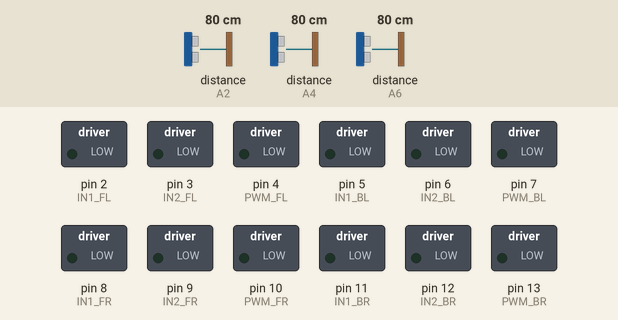
Recording of a sketch running on a simulated Arduino Nano, built with avr-gcc and run on an emulated ATmega328P. On the bench: switched loads named in the sketch (green lamp = pin HIGH). Wiring (inferred from the names in the program): 3 × ultrasonic range finder: trigger A1, echo A2 / trigger A3, echo A4 / trigger A5, echo A6. Dashed ring = blinking. The test bench sets the inputs (shaded band); at power-on: distance to the obstacle (sensors on A2, A4, A6) 80 cm. The echo pulse lasts 58.3 µs per cm; pins used as bus, display or sensor lines are not drawn.

Above: at 1.8 s.
1.9 s: distance to the obstacle (sensor on A2) set to 34 cm
3.4 s: distance to the obstacle (sensor on A2) set to 28 cm
At 4.1 s:
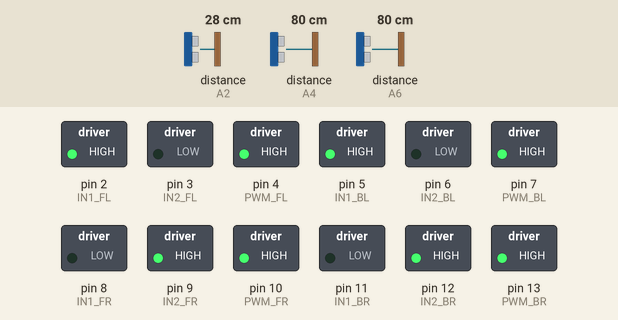
6.5 s: distance to the obstacle (sensor on A4) set to 33 cm
9.6 s: distance to the obstacle (sensor on A4) set to 28 cm
At 11.4 s:
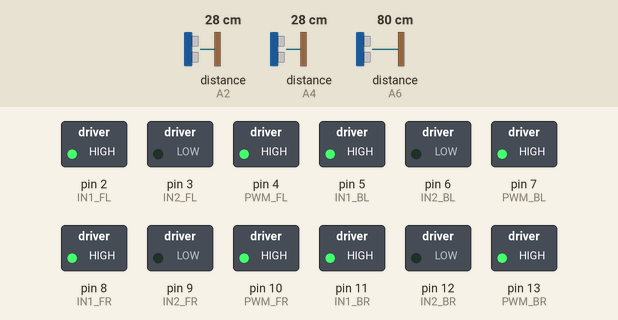
11.7 s: distance to the obstacle (sensor on A4) set to 35 cm
At 14.6 s:
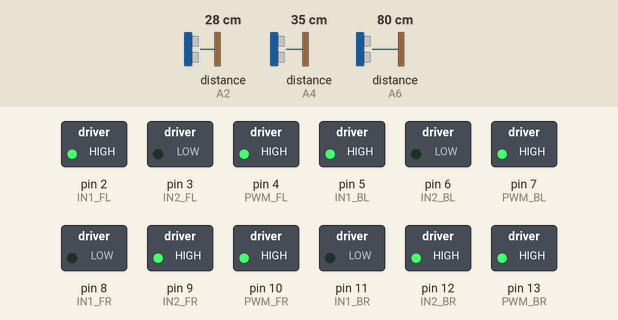
14.8 s: distance to the obstacle (sensor on A4) set to 2 cm
At 16.2 s:
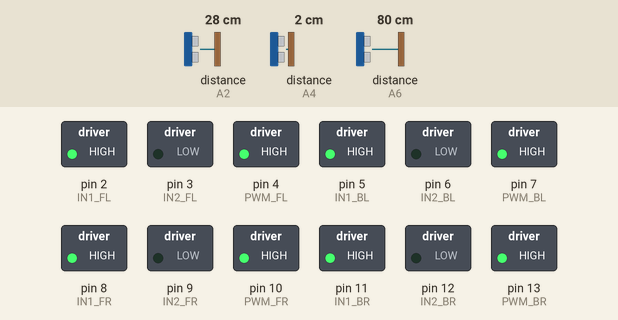
Timing chart, 0 to 17.8 s (numbered marks = the images above; inputs shaded):
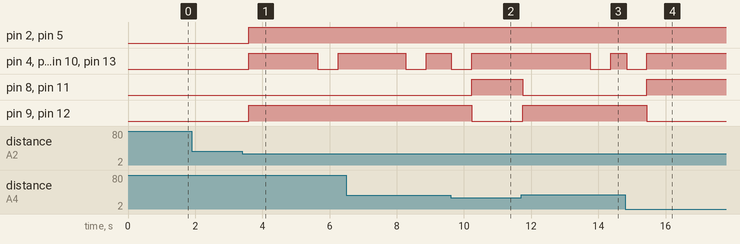

Measured:
- the behaviour switches between 31 and 30 cm on distance to the obstacle (sensor on A2) (found by bisection; images 0 and 1)
- the behaviour switches between 31 and 30 cm on distance to the obstacle (sensor on A4) (found by bisection; images 1 and 2)
- after the input at 1.9 s, every drawn part: stays the same
- after the input at 3.4 s, pin 2 (IN1_FL), pin 5 (IN1_BL), pin 9 (IN2_FR), pin 12 (IN2_BR): LOW → HIGH after 0.20 s; pin 4 (PWM_FL), pin 7 (PWM_BL), pin 10 (PWM_FR), pin 13 (PWM_BR): LOW → HIGH after 0.20 s, → LOW 2.0 s later, → HIGH 0.61 s later
- after the input at 9.6 s, pin 8 (IN1_FR), pin 11 (IN1_BR): LOW → HIGH after 0.63 s; pin 9 (IN2_FR), pin 12 (IN2_BR): HIGH → LOW after 0.63 s
- after the input at 11.7 s, pin 4 (PWM_FL), pin 7 (PWM_BL), pin 10 (PWM_FR), pin 13 (PWM_BR): HIGH → LOW after 2.1 s, → HIGH 0.61 s later; pin 8 (IN1_FR), pin 11 (IN1_BR): HIGH → LOW after 0.05 s; pin 9 (IN2_FR), pin 12 (IN2_BR): LOW → HIGH after 0.05 s
- after the input at 14.8 s, pin 8 (IN1_FR), pin 11 (IN1_BR): LOW → HIGH after 0.65 s; pin 9 (IN2_FR), pin 12 (IN2_BR): HIGH → LOW after 0.65 s

The sketch:

sumobot.ino
```cpp
#include <Arduino.h>

// pin_init_left
const int IN1_FL = 2;
const int IN2_FL = 3;

const int PWM_FL = 4;

const int IN1_BL = 5;
const int IN2_BL = 6;
const int PWM_BL = 7;

// pin_init_right
const int IN1_FR = 8;
const int IN2_FR = 9;
const int PWM_FR = 10;

const int IN1_BR = 11;
const int IN2_BR = 12;
const int PWM_BR = 13;

// ultrasonic_init
const int trigPins[3] = {A1, A3, A5};
const int echoPins[3] = {A2, A4, A6};
const int numSensors = 3;
const int detectionThreshold = 30; // cm

// motor_init
int motorSpeed = 255; // 0–255

unsigned long lastActionTime = 0;
unsigned long cooldown = 500;

void setup() {
  Serial.begin(9600);

  // Set motor pins as output
  int motorPins[] = {
    IN1_FL, IN2_FL, PWM_FL,
    IN1_BL, IN2_BL, PWM_BL,
    IN1_FR, IN2_FR, PWM_FR,
    IN1_BR, IN2_BR, PWM_BR
  };

  for (int i = 0; i < 12; i++) {
    pinMode(motorPins[i], OUTPUT);
    digitalWrite(motorPins[i], LOW);
  }

  // Ultrasonic
  for (int i = 0; i < numSensors; i++) {
    pinMode(trigPins[i], OUTPUT);
    pinMode(echoPins[i], INPUT);
  }

  stopAll();
}

void loop() {
  unsigned long now = millis();
  if (now - lastActionTime < cooldown) return;

  long distances[3];
  for (int i = 0; i < numSensors; i++) {
    distances[i] = readUltrasonic(trigPins[i], echoPins[i]);
  }

  if (distances[1] > 0 && distances[1] < detectionThreshold) {
    moveForward();
  } else if (distances[0] > 0 && distances[0] < detectionThreshold) {
    turnUntilCenterSeesOpponent(moveRight);
  } else if (distances[2] > 0 && distances[2] < detectionThreshold) {
    turnUntilCenterSeesOpponent(moveLeft);
  } else {
    stopAll();
  }

  lastActionTime = millis();
  delay(100);
}

void turnUntilCenterSeesOpponent(void (*turnFunc)()) {
  unsigned long start = millis();
  while (true) {
    turnFunc();
    long centerDist = readUltrasonic(trigPins[1], echoPins[1]);
    if (centerDist > 0 && centerDist < detectionThreshold) break;
    if (millis() - start > 2000) break;
    delay(50);
  }
  stopAll();
  delay(100);
}


void moveForward() {
  // front_left
  digitalWrite(IN1_FL, HIGH);
  digitalWrite(IN2_FL, LOW);
  analogWrite(PWM_FL, motorSpeed);

  // back_left
  digitalWrite(IN1_BL, HIGH);
  digitalWrite(IN2_BL, LOW);
  analogWrite(PWM_BL, motorSpeed);

  // front_right
  digitalWrite(IN1_FR, HIGH);
  digitalWrite(IN2_FR, LOW);
  analogWrite(PWM_FR, motorSpeed);

  // back_right
  digitalWrite(IN1_BR, HIGH);
  digitalWrite(IN2_BR, LOW);
  analogWrite(PWM_BR, motorSpeed);
}

void moveRight() {
  // left_ahead
  digitalWrite(IN1_FL, HIGH);
  digitalWrite(IN2_FL, LOW);
  analogWrite(PWM_FL, motorSpeed);

  digitalWrite(IN1_BL, HIGH);
  digitalWrite(IN2_BL, LOW);
  analogWrite(PWM_BL, motorSpeed);

  // right_spins_back
  digitalWrite(IN1_FR, LOW);
  digitalWrite(IN2_FR, HIGH);
  analogWrite(PWM_FR, motorSpeed);

  digitalWrite(IN1_BR, LOW);
  digitalWrite(IN2_BR, HIGH);
  analogWrite(PWM_BR, motorSpeed);
}

void moveLeft() {
  // left_back
  digitalWrite(IN1_FL, LOW);
  digitalWrite(IN2_FL, HIGH);
  analogWrite(PWM_FL, motorSpeed);

  digitalWrite(IN1_BL, LOW);
  digitalWrite(IN2_BL, HIGH);
  analogWrite(PWM_BL, motorSpeed);

  // right_spins_forward
  digitalWrite(IN1_FR, HIGH);
  digitalWrite(IN2_FR, LOW);
  analogWrite(PWM_FR, motorSpeed);

  digitalWrite(IN1_BR, HIGH);
  digitalWrite(IN2_BR, LOW);
  analogWrite(PWM_BR, motorSpeed);
}

void stopAll() {
  analogWrite(PWM_FL, 0);
  analogWrite(PWM_BL, 0);
  analogWrite(PWM_FR, 0);
  analogWrite(PWM_BR, 0);
}

// ultrasonic_read
long readUltrasonic(int trigPin, int echoPin) {
  digitalWrite(trigPin, LOW);
  delayMicroseconds(2);
  digitalWrite(trigPin, HIGH);
  delayMicroseconds(10);
  digitalWrite(trigPin, LOW);

  long duration = pulseIn(echoPin, HIGH, 30000);
  return duration * 0.034 / 2;
}
```
